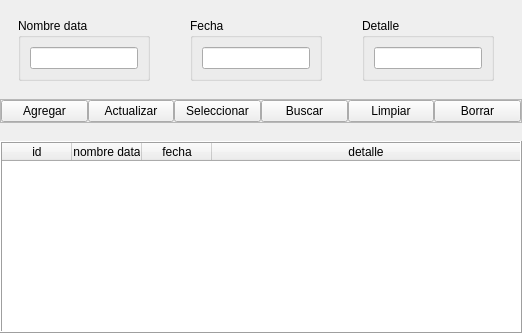
              <widget class="QWidget" name="rde_tab">
               <attribute name="title">
                <string>Data Experimental</string>
               </attribute>
               <layout class="QVBoxLayout" name="verticalLayout_6">
                <property name="spacing">
                 <number>0</number>
                </property>
                <property name="leftMargin">
                 <number>0</number>
                </property>
                <property name="topMargin">
                 <number>0</number>
                </property>
                <property name="rightMargin">
                 <number>0</number>
                </property>
                <property name="bottomMargin">
                 <number>0</number>
                </property>
                <item>
                 <layout class="QVBoxLayout" name="verticalLayout_7">
                  <property name="spacing">
                   <number>0</number>
                  </property>
                  <item>
                   <spacer name="verticalSpacer_6">
                    <property name="orientation">
                     <enum>Qt::Vertical</enum>
                    </property>
                    <property name="sizeHint" stdset="0">
                     <size>
                      <width>20</width>
                      <height>18</height>
                     </size>
                    </property>
                   </spacer>
                  </item>
                  <item>
                   <layout class="QHBoxLayout" name="horizontalLayout_11">
                    <property name="spacing">
                     <number>0</number>
                    </property>
                    <item>
                     <spacer name="horizontalSpacer_11">
                      <property name="orientation">
                       <enum>Qt::Horizontal</enum>
                      </property>
                      <property name="sizeHint" stdset="0">
                       <size>
                        <width>18</width>
                        <height>20</height>
                       </size>
                      </property>
                     </spacer>
                    </item>
                    <item>
                     <layout class="QHBoxLayout" name="horizontalLayout_3">
                      <property name="spacing">
                       <number>0</number>
                      </property>
                      <item>
                       <layout class="QHBoxLayout" name="horizontalLayout_12">
                        <property name="spacing">
                         <number>0</number>
                        </property>
                       </layout>
                      </item>
                      <item>
                       <layout class="QHBoxLayout" name="horizontalLayout_13">
                        <item>
                         <widget class="QGroupBox" name="groupBox_33">
                          <property name="title">
                           <string>Nombre data</string>
                          </property>
                          <layout class="QVBoxLayout" name="verticalLayout">
                           <item>
                            <widget class="QLineEdit" name="nombre_data_rde_edit">
                             <property name="text">
                              <string/>
                             </property>
                            </widget>
                           </item>
                          </layout>
                         </widget>
                        </item>
                        <item>
                         <spacer name="horizontalSpacer_12">
                          <property name="orientation">
                           <enum>Qt::Horizontal</enum>
                          </property>
                          <property name="sizeHint" stdset="0">
                           <size>
                            <width>40</width>
                            <height>20</height>
                           </size>
                          </property>
                         </spacer>
                        </item>
                        <item>
                         <widget class="QGroupBox" name="groupBox_35">
                          <property name="title">
                           <string>Fecha</string>
                          </property>
                          <layout class="QVBoxLayout" name="verticalLayout_60">
                           <item>
                            <widget class="QLineEdit" name="fecha_rde_edit"/>
                           </item>
                          </layout>
                         </widget>
                        </item>
                        <item>
                         <spacer name="horizontalSpacer_13">
                          <property name="orientation">
                           <enum>Qt::Horizontal</enum>
                          </property>
                          <property name="sizeHint" stdset="0">
                           <size>
                            <width>40</width>
                            <height>20</height>
                           </size>
                          </property>
                         </spacer>
                        </item>
                        <item>
                         <widget class="QGroupBox" name="groupBox_34">
                          <property name="title">
                           <string>Detalle</string>
                          </property>
                          <layout class="QVBoxLayout" name="verticalLayout_59">
                           <item>
                            <widget class="QLineEdit" name="detalle_rde_edit"/>
                           </item>
                          </layout>
                         </widget>
                        </item>
                       </layout>
                      </item>
                      <item>
                       <layout class="QHBoxLayout" name="horizontalLayout_14"/>
                      </item>
                     </layout>
                    </item>
                    <item>
                     <spacer name="horizontalSpacer_17">
                      <property name="orientation">
                       <enum>Qt::Horizontal</enum>
                      </property>
                      <property name="sizeHint" stdset="0">
                       <size>
                        <width>28</width>
                        <height>20</height>
                       </size>
                      </property>
                     </spacer>
                    </item>
                   </layout>
                  </item>
                  <item>
                   <spacer name="verticalSpacer_7">
                    <property name="orientation">
                     <enum>Qt::Vertical</enum>
                    </property>
                    <property name="sizeHint" stdset="0">
                     <size>
                      <width>20</width>
                      <height>18</height>
                     </size>
                    </property>
                   </spacer>
                  </item>
                  <item>
                   <widget class="QFrame" name="funciones_frame_rde">
                    <property name="frameShape">
                     <enum>QFrame::StyledPanel</enum>
                    </property>
                    <property name="frameShadow">
                     <enum>QFrame::Raised</enum>
                    </property>
                    <layout class="QHBoxLayout" name="horizontalLayout_15">
                     <property name="spacing">
                      <number>0</number>
                     </property>
                     <property name="leftMargin">
                      <number>0</number>
                     </property>
                     <property name="topMargin">
                      <number>0</number>
                     </property>
                     <property name="rightMargin">
                      <number>0</number>
                     </property>
                     <property name="bottomMargin">
                      <number>0</number>
                     </property>
                     <item>
                      <widget class="QPushButton" name="agregar_rde_btn">
                       <property name="text">
                        <string>Agregar</string>
                       </property>
                      </widget>
                     </item>
                     <item>
                      <widget class="QPushButton" name="actualizar_rde_btn">
                       <property name="text">
                        <string>Actualizar</string>
                       </property>
                      </widget>
                     </item>
                     <item>
                      <widget class="QPushButton" name="seleccionar_rde_btn">
                       <property name="text">
                        <string>Seleccionar</string>
                       </property>
                      </widget>
                     </item>
                     <item>
                      <widget class="QPushButton" name="buscar_rde_btn">
                       <property name="text">
                        <string>Buscar</string>
                       </property>
                      </widget>
                     </item>
                     <item>
                      <widget class="QPushButton" name="limpiar_rde_btn">
                       <property name="text">
                        <string>Limpiar</string>
                       </property>
                      </widget>
                     </item>
                     <item>
                      <widget class="QPushButton" name="borrar_rde_btn">
                       <property name="text">
                        <string>Borrar</string>
                       </property>
                      </widget>
                     </item>
                    </layout>
                   </widget>
                  </item>
                  <item>
                   <spacer name="verticalSpacer_8">
                    <property name="orientation">
                     <enum>Qt::Vertical</enum>
                    </property>
                    <property name="sizeHint" stdset="0">
                     <size>
                      <width>20</width>
                      <height>18</height>
                     </size>
                    </property>
                   </spacer>
                  </item>
                  <item>
                   <layout class="QVBoxLayout" name="verticalLayout_8">
                    <property name="spacing">
                     <number>0</number>
                    </property>
                    <item>
                     <widget class="QTableWidget" name="registro_data_experimental_tabla">
                      <property name="focusPolicy">
                       <enum>Qt::NoFocus</enum>
                      </property>
                      <property name="frameShape">
                       <enum>QFrame::Box</enum>
                      </property>
                      <property name="frameShadow">
                       <enum>QFrame::Raised</enum>
                      </property>
                      <property name="showGrid">
                       <bool>false</bool>
                      </property>
                      <attribute name="horizontalHeaderMinimumSectionSize">
                       <number>50</number>
                      </attribute>
                      <attribute name="horizontalHeaderDefaultSectionSize">
                       <number>70</number>
                      </attribute>
                      <attribute name="horizontalHeaderStretchLastSection">
                       <bool>true</bool>
                      </attribute>
                      <attribute name="verticalHeaderVisible">
                       <bool>false</bool>
                      </attribute>
                      <column>
                       <property name="text">
                        <string>id</string>
                       </property>
                      </column>
                      <column>
                       <property name="text">
                        <string>nombre data</string>
                       </property>
                      </column>
                      <column>
                       <property name="text">
                        <string>fecha</string>
                       </property>
                      </column>
                      <column>
                       <property name="text">
                        <string>detalle</string>
                       </property>
                      </column>
                     </widget>
                    </item>
                   </layout>
                  </item>
                 </layout>
                </item>
               </layout>
              </widget>
